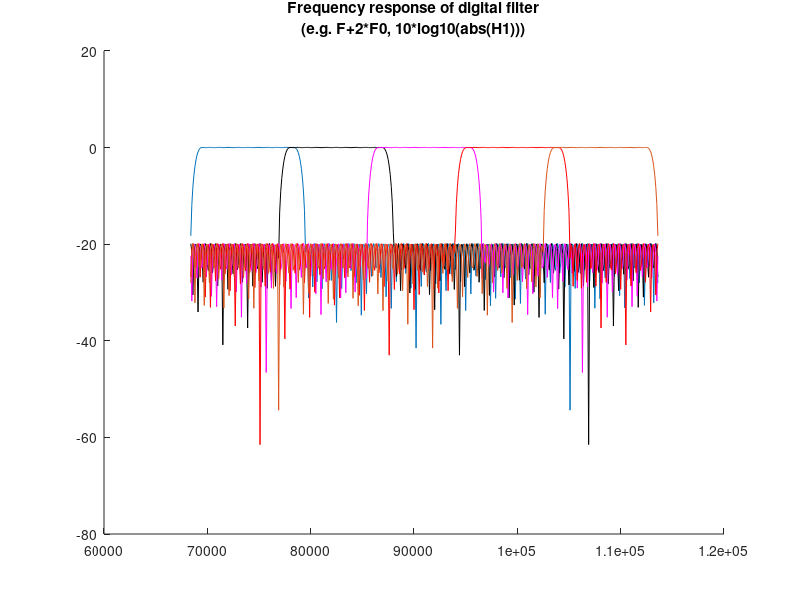
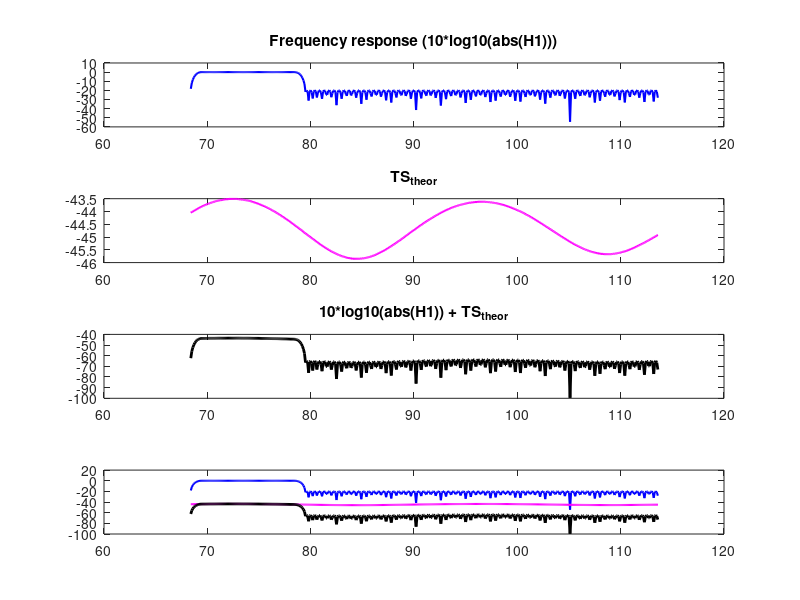
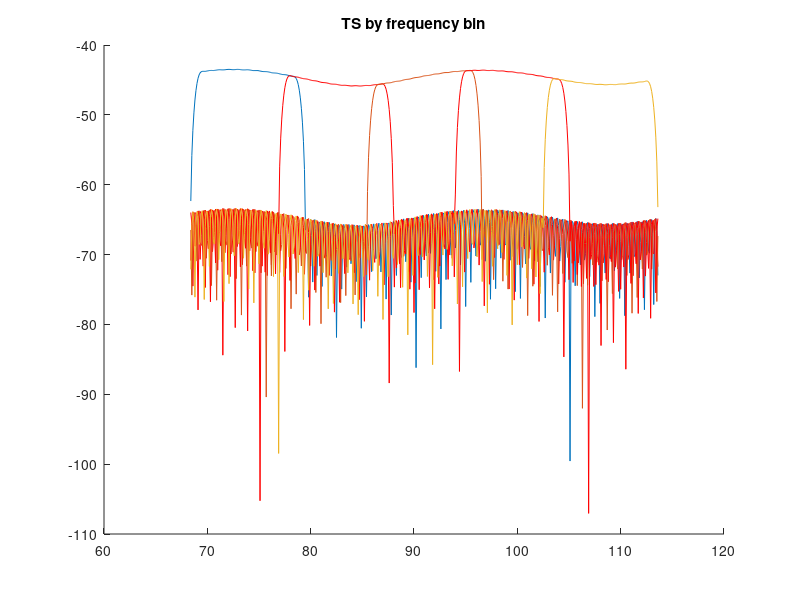
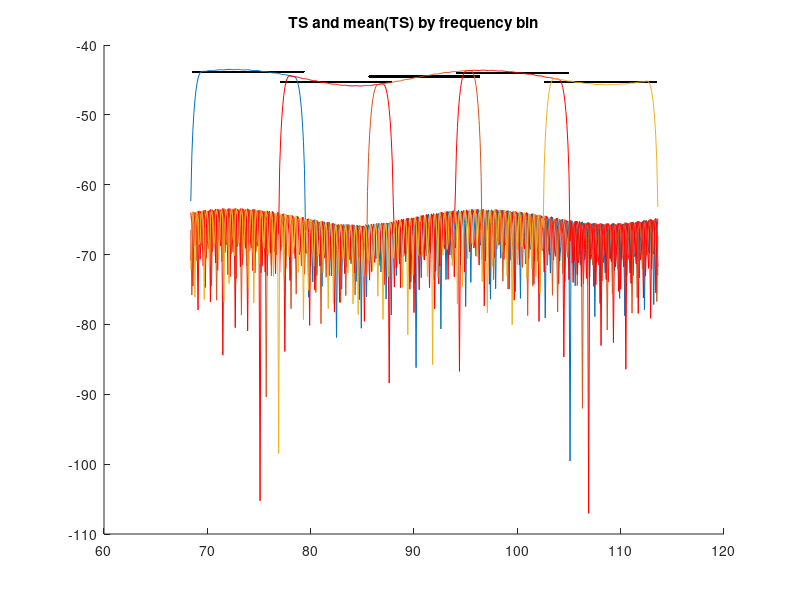

Here is the MATLAB script that generated these plots, in order:
% binnedTargetStrength.m
%
% S. Nylund, 2019-
% G. Cutter, 2019-09

clear; close all; clc;


%%
load LPfilter
load TS_24mmSphere_f68-119copy.txt
d=TS_24mmSphere_f68_119copy; 
% d is a 2x511 array, row 1 contains frequencies (kHz)
% and row 2 contains theoretical TS of target sphere 


%% FILTER
ECHO_REMOVE_ENDS = 1.875;
recvBW = 0.5; % 50% bandwidth
nbinf = 5;

fFc = 1.0e6/11;
ECHO_FILTER_PC_LENGTH = length(B);
coeffComplexBinnedFrequency = zeros(nbinf,ECHO_FILTER_PC_LENGTH);
   
for k=0:nbinf-1
   fF0 = (ECHO_REMOVE_ENDS/nbinf)*(k-floor(nbinf/2.0));
   F0(k+1) = fF0;
   fEcho(k+1) = fFc*(1+fF0*recvBW/2.0);
      
   coeffComplexBinnedFrequency(k+1,:)=B.*exp(j*fF0*pi*(0:ECHO_FILTER_PC_LENGTH-1));
end

figure('Name','1', 'Color',[1 1 1])
clf
F0=100*round((fFc/2)/100);
F=-F0/2:100:F0/2;
F=-22600:100:22600;  % Overrides previous line, make same size as TS array 
% freqz = Frequency response of digital filter
H1=freqz(coeffComplexBinnedFrequency(1,:),1,F,F0);
H2=freqz(coeffComplexBinnedFrequency(2,:),1,F,F0);
H3=freqz(coeffComplexBinnedFrequency(3,:),1,F,F0);
H4=freqz(coeffComplexBinnedFrequency(4,:),1,F,F0);
H5=freqz(coeffComplexBinnedFrequency(5,:),1,F,F0);

hold on
plot(F+2*F0,10*log10(abs(H1)))
plot(F+2*F0,10*log10(abs(H2)),'k')
plot(F+2*F0,10*log10(abs(H3)),'m')
plot(F+2*F0,10*log10(abs(H4)),'r')
plot(F+2*F0,10*log10(abs(H5)))
title({'Frequency response of digital filter';...
    '(e.g. F+2*F0, 10*log10(abs(H1)))'});

itarget=5:(511-54);
Ft=d(1,itarget);
TS=d(2,itarget);

figure('Name','Filter process', 'Color',[1 1 1])
subplot(4,1,1) 
logabsH1=10*log10(abs(H1));
    plot(Ft,logabsH1, 'b', 'LineWidth',1.5);
    title('Frequency response (10*log10(abs(H1)))');
subplot(4,1,2)
    plot(Ft,TS, 'm', 'LineWidth',1.5);
    title('TS_{theor}')
subplot(4,1,3)
TS1vec=10*log10(abs(H1))+TS; 
    plot(Ft,TS1vec, 'k', 'LineWidth',2);
    title('10*log10(abs(H1)) + TS_{theor}')
subplot(4,1,4)
    plot(Ft,logabsH1, 'b', 'LineWidth',1.5); hold on;
    plot(Ft,TS, 'm', 'LineWidth',1.5); hold on;
    plot(Ft,TS1vec, 'k', 'LineWidth',2);


figure('Name','3', 'Color',[1 1 1])
clf
hold on
TS1vec=10*log10(abs(H1))+TS; plot(Ft,TS1vec);
TS2vec=10*log10(abs(H2))+TS; plot(Ft,TS2vec,'r');
TS3vec=10*log10(abs(H3))+TS; plot(Ft,TS3vec);
TS4vec=10*log10(abs(H4))+TS; plot(Ft,TS4vec,'r');
TS5vec=10*log10(abs(H5))+TS; plot(Ft,TS5vec);
title('TS by frequency bin')


Bscale=1/mean(abs(H1));  % Scaling factor into efficient bandwidth

%----------------------------------------------------------
%% Mean TS by frequency bin
%----------------------------------------------------------
TS1=10*log10(Bscale*mean(10.^(TS1vec/10)));
TS2=10*log10(Bscale*mean(10.^(TS2vec/10)));
TS3=10*log10(Bscale*mean(10.^(TS3vec/10)));
TS4=10*log10(Bscale*mean(10.^(TS4vec/10)));
TS5=10*log10(Bscale*mean(10.^(TS5vec/10)));
disp(['Mean target strength frequency bin 1: ' num2str(TS1,'%.2f')])
disp(['Mean target strength frequency bin 2: ' num2str(TS2,'%.2f')])
disp(['Mean target strength frequency bin 3: ' num2str(TS3,'%.2f')])
disp(['Mean target strength frequency bin 4: ' num2str(TS4,'%.2f')])
disp(['Mean target strength frequency bin 5: ' num2str(TS5,'%.2f')])


%----------------------------------------------------------
% (gc) Frequency bands
fb1 = Ft(abs(H1)>0.1);
fb2 = Ft(abs(H2)>0.1);
fb3 = Ft(abs(H3)>0.1);
fb4 = Ft(abs(H4)>0.1);
fb5 = Ft(abs(H5)>0.1);

figure('Name','4', 'Color',[1 1 1])
clf
hold on
plot( fb1,TS1 , 'k.')
plot( fb2,TS2 , 'k.')
plot( fb3,TS3 , 'k.')
plot( fb4,TS4 , 'k.')
plot( fb5,TS5 , 'k.')
hold on
TS1vec=10*log10(abs(H1))+TS; plot(Ft,TS1vec);
TS2vec=10*log10(abs(H2))+TS; plot(Ft,TS2vec,'r');
TS3vec=10*log10(abs(H3))+TS; plot(Ft,TS3vec);
TS4vec=10*log10(abs(H4))+TS; plot(Ft,TS4vec,'r');
TS5vec=10*log10(abs(H5))+TS; plot(Ft,TS5vec);

title('TS and mean(TS) by frequency bin')
